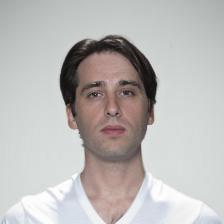
#> input picture morphed_dataset_balanced/frll_synmad/neutral/morph_103_117.jpg, 224 x 224 px; its folder holds only this picture in this run
$ python 04_robustness_eval.py
#> lines starting #> are read from the running program, lines starting #| are printed output that depends on the picture
### evaluation/common/degrade.py
"""Robustness transforms: JPEG re-compression and a simple print-scan simulation.

These approximate what a real document-issuance pipeline does to a submitted
photo. Neither is a substitute for an actual printer + scanner round trip - the
print-scan function is explicitly a simulation (blur + mild resampling + noise),
not a physical reproduction - see README.md "Robustness pass" for the caveat.
"""
import cv2
import numpy as np


def jpeg_recompress(img_rgb01, quality=50):
    """Re-encode as JPEG at `quality` and decode back. img_rgb01: HxWx3 float [0,1]."""
    bgr = cv2.cvtColor((np.clip(img_rgb01, 0, 1) * 255).astype(np.uint8), cv2.COLOR_RGB2BGR)
    ok, buf = cv2.imencode(".jpg", bgr, [cv2.IMWRITE_JPEG_QUALITY, int(quality)])
    if not ok:
        return img_rgb01
    decoded = cv2.imdecode(buf, cv2.IMREAD_COLOR)
    rgb = cv2.cvtColor(decoded, cv2.COLOR_BGR2RGB).astype(np.float32) / 255.0
    return rgb


# [21 lines left out: function print_scan_simulate, not called in this run]

### evaluation/common/paths.py
"""Central path configuration for the evaluation suite.

Every script in evaluation/ imports from here instead of hard-coding paths, so
the whole suite can be pointed at a different dataset/output layout by editing
one file. Paths are resolved relative to the project root (the parent of this
evaluation/ folder), so the scripts work regardless of the current working
directory they are launched from.
"""
import os

# evaluation/common/paths.py -> evaluation/common -> evaluation -> <project root>
PROJECT_ROOT = os.path.abspath(os.path.join(os.path.dirname(__file__), "..", ".."))
EVAL_ROOT = os.path.join(PROJECT_ROOT, "evaluation")
ARTIFACTS_DIR = os.path.join(EVAL_ROOT, "artifacts")

# ---------------------------------------------------------------- source data
# FRLL, landmarked at model resolution by main_save_landmarks.py / main_prepare_frll.py.
# "frll" = neutral expression captures, "frll_probe" = smiling expression captures of
# the SAME 102 subjects (image_<id>.jpg is the same identity in both directories).
FRLL_NEUTRAL_DIR = os.path.join(PROJECT_ROOT, "output_dataset", "frll")
FRLL_SMILING_DIR = os.path.join(PROJECT_ROOT, "output_dataset", "frll_probe")
FRLL_INDEX_CSV = os.path.join(FRLL_NEUTRAL_DIR, "index.csv")

EXPRESSION_DIRS = {
    "neutral": FRLL_NEUTRAL_DIR,
    "smiling": FRLL_SMILING_DIR,
}
# For a morph built from expression E, the "other" expression's captures of the
# same two subjects are genuine probes never seen during morph construction.
OTHER_EXPRESSION = {"neutral": "smiling", "smiling": "neutral"}

# ---------------------------------------------------------------- pairing / morphs
PAIRS_CSV = os.path.join(PROJECT_ROOT, "pairs_synmad.csv")
SYNMAD_MORPH_ROOT = os.path.join(PROJECT_ROOT, "morphed_dataset", "frll_synmad")

# ---------------------------------------------------------------- model weights
MORPH_WEIGHTS = os.path.join(PROJECT_ROOT, "cache", "morph_model.weights.h5")

# ---------------------------------------------------------------- external embeddings
# Optional precomputed embeddings for FR systems this (TensorFlow) environment
# cannot run natively (ArcFace, ElasticFace, AdaFace, CurricularFace, ...). Each
# file is an .npz with 'paths' (absolute image paths) and 'embeddings' (NxD,
# L2-normalized), exactly the convention already used by main_syn_mad_pairs.py.
# Drop additional files here named "<system>.npz" (e.g. "elasticface.npz") and
# they are picked up automatically - see common/fr_systems.py and the README.
EXTERNAL_EMBEDDINGS_DIR = os.path.join(PROJECT_ROOT, "cache")
KNOWN_EXTERNAL_EMBEDDINGS = {
    "adaface": os.path.join(EXTERNAL_EMBEDDINGS_DIR, "frll_adaface.npz"),
}


def ensure_artifacts_dir(*subdirs):
    """mkdir -p evaluation/artifacts/<subdirs...> and return the path."""
    path = os.path.join(ARTIFACTS_DIR, *subdirs)
    os.makedirs(path, exist_ok=True)
    return path

### evaluation/04_robustness_eval.py
"""Step 4 - Robustness: do the results survive JPEG compression / a print-scan pass?

Rationale (see README.md "Robustness pass"): a real passport photo pipeline
compresses and sometimes prints+scans the submitted photo. If an attack or its
detectability numbers only "work" on the pristine PNG-quality image, they don't
represent a real threat. This script degrades the already-generated morphs (and,
for the MAD baseline, the bona fide images too, since a detector inspects
whatever photo was actually submitted) and re-runs steps 2 and 3 on the degraded
copies.

Only the SUBMITTED document photo (the morph) is degraded for the vulnerability
test - the probe/live-capture side of the comparison is left pristine, matching
the realistic scenario of an old, compressed enrollment photo being checked
against a fresh camera capture at the gate.

Usage:
    python evaluation/04_robustness_eval.py                  # both transforms
    python evaluation/04_robustness_eval.py --transform jpeg50
    python evaluation/04_robustness_eval.py --skip-mad        # vulnerability only (faster)
"""
import argparse
import glob
import importlib
import json
import os
import sys

import numpy as np
from PIL import Image
from tqdm import tqdm

sys.path.insert(0, os.path.abspath(os.path.join(os.path.dirname(__file__), "..")))

from evaluation.common import paths as P
from evaluation.common.degrade import jpeg_recompress, print_scan_simulate

vuln_mod = importlib.import_module("evaluation.02_vulnerability_eval")
mad_mod = importlib.import_module("evaluation.03_mad_baseline_eval")

TRANSFORMS = {
    "jpeg50": lambda img: jpeg_recompress(img, quality=50),
    "printscan": lambda img: print_scan_simulate(img, seed=42),
}


def _load_rgb01(path):
    return np.asarray(Image.open(path).convert("RGB")).astype(np.float32) / 255.0


def _save_rgb01(img, path):
    os.makedirs(os.path.dirname(path), exist_ok=True)
    Image.fromarray((np.clip(img, 0, 1) * 255).astype(np.uint8)).save(path)


def _degrade_dir(src_dir, dst_dir, transform, desc):
    paths = sorted(glob.glob(os.path.join(src_dir, "*.jpg")))
    for p in tqdm(paths, desc=desc, unit="img"):
        img = _load_rgb01(p)
        out = transform(img)
        _save_rgb01(out, os.path.join(dst_dir, os.path.basename(p)))
    return dst_dir


def run_transform(transform_name, skip_mad=False):
    transform = TRANSFORMS[transform_name]
    root = P.ensure_artifacts_dir("degraded", transform_name)

    # --- degrade the morphs (both expression splits) -----------------------
    degraded_morph_root = os.path.join(root, "frll_synmad")
    for expr in P.EXPRESSION_DIRS:
        src = os.path.join(P.SYNMAD_MORPH_ROOT, expr)
        if not os.path.isdir(src):
            continue
        _degrade_dir(src, os.path.join(degraded_morph_root, expr), transform,
                    desc=f"[{transform_name}] degrading {expr} morphs")

    # --- vulnerability under degradation (probes stay pristine) ------------
    thr_path = os.path.join(P.ARTIFACTS_DIR, "thresholds.json")
    with open(thr_path) as f:
        thresholds = json.load(f)
    vuln_mod.evaluate_vulnerability(degraded_morph_root, thresholds,
                                    label=f"robust_{transform_name}")

    if skip_mad:
        return

    # --- MAD baseline under degradation (bona fide degraded the same way) --
    degraded_bf_neutral = os.path.join(root, "frll")
    degraded_bf_smiling = os.path.join(root, "frll_probe")
    _degrade_dir(P.FRLL_NEUTRAL_DIR, degraded_bf_neutral, transform,
                desc=f"[{transform_name}] degrading bona fide (neutral)")
    _degrade_dir(P.FRLL_SMILING_DIR, degraded_bf_smiling, transform,
                desc=f"[{transform_name}] degrading bona fide (smiling)")
    mad_mod.run_mad_eval(degraded_morph_root, label=f"robust_{transform_name}",
                         bonafide_dirs=[degraded_bf_neutral, degraded_bf_smiling])


def main():
    ap = argparse.ArgumentParser(description=__doc__,
                                 formatter_class=argparse.RawDescriptionHelpFormatter)
    ap.add_argument("--transform", choices=list(TRANSFORMS), default=None,
                    help="run only this transform (default: run all)")
    ap.add_argument("--skip-mad", action="store_true",
                    help="skip the (slower) MAD baseline retraining pass")
    args = ap.parse_args()

    names = [args.transform] if args.transform else list(TRANSFORMS)
    for name in names:
        print(f"\n=== Robustness transform: {name} ===")
        run_transform(name, skip_mad=args.skip_mad)
#> in _load_rgb01, `return np.asarray(Image.open(path).convert("RGB")).astype(np.float32) ..`:
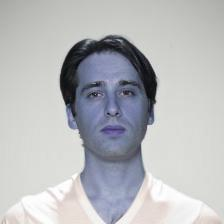
#> returned value: shape (224, 224, 3) float32; mean of channels 0, 1, 2 0.738, 0.727, 0.722; drawn as B, G, R
#> in jpeg_recompress, `ok, buf = cv2.imencode(".jpg", bgr, [cv2.IMWRITE_JPEG_QUALITY, int(qua..`: buf = 4128 values, max 255 at index 0, min 0 at index 4, mean 112.4


if __name__ == "__main__":
#> (the run stopped early here; a loop or call above may not have finished)

$ run again, on morphed_dataset_balanced/frll_synmad/neutral/morph_10_30.jpg
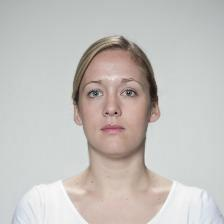
#> input picture morphed_dataset_balanced/frll_synmad/neutral/morph_10_30.jpg, 224 x 224 px
#> in _load_rgb01, `return np.asarray(Image.open(path).convert("RGB")).astype(np.float32) ..`:
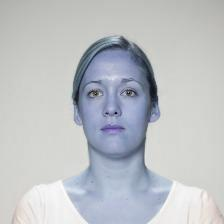
#> returned value: shape (224, 224, 3) float32; mean of channels 0, 1, 2 0.771, 0.756, 0.743; drawn as B, G, R
#> buf = 3777 values, max 255 at index 0, min 0 at index 4, mean 109.9
